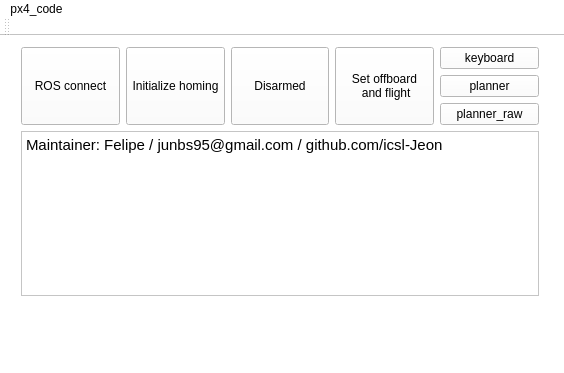
<?xml version="1.0" encoding="UTF-8"?>
<ui version="4.0">
 <class>MainWindow</class>
 <widget class="QMainWindow" name="MainWindow">
  <property name="geometry">
   <rect>
    <x>0</x>
    <y>0</y>
    <width>564</width>
    <height>373</height>
   </rect>
  </property>
  <property name="windowTitle">
   <string>px4_gcs</string>
  </property>
  <property name="styleSheet">
   <string notr="true">background-color: rgb(255, 255, 255);
selection-color: qlineargradient(spread:pad, x1:0, y1:0, x2:1, y2:0, stop:0.4689 rgba(230, 230, 230, 255), stop:1 rgba(255, 255, 255, 255));
</string>
  </property>
  <widget class="QWidget" name="centralWidget">
   <widget class="QWidget" name="verticalLayoutWidget">
    <property name="geometry">
     <rect>
      <x>10</x>
      <y>0</y>
      <width>540</width>
      <height>271</height>
     </rect>
    </property>
    <layout class="QVBoxLayout" name="verticalLayout" stretch="2,3">
     <item>
      <layout class="QHBoxLayout" name="horizontalLayout" stretch="0,0,0,0,0">
       <item>
        <widget class="QPushButton" name="pushButton_ros">
         <property name="sizePolicy">
          <sizepolicy hsizetype="Minimum" vsizetype="Preferred">
           <horstretch>0</horstretch>
           <verstretch>0</verstretch>
          </sizepolicy>
         </property>
         <property name="styleSheet">
          <string notr="true">border-color: qlineargradient(spread:pad, x1:0, y1:0, x2:1, y2:0, stop:0 rgba(0, 0, 0, 255), stop:1 rgba(255, 255, 255, 255));

</string>
         </property>
         <property name="text">
          <string>ROS connect</string>
         </property>
         <property name="checkable">
          <bool>true</bool>
         </property>
        </widget>
       </item>
       <item>
        <widget class="QPushButton" name="pushButton_init">
         <property name="sizePolicy">
          <sizepolicy hsizetype="Minimum" vsizetype="Preferred">
           <horstretch>0</horstretch>
           <verstretch>0</verstretch>
          </sizepolicy>
         </property>
         <property name="styleSheet">
          <string notr="true">border-color: qlineargradient(spread:pad, x1:0, y1:0, x2:1, y2:0, stop:0 rgba(0, 0, 0, 255), stop:1 rgba(255, 255, 255, 255));
</string>
         </property>
         <property name="text">
          <string>Initialize homing</string>
         </property>
        </widget>
       </item>
       <item>
        <widget class="QPushButton" name="pushButton_arm">
         <property name="sizePolicy">
          <sizepolicy hsizetype="Preferred" vsizetype="Preferred">
           <horstretch>0</horstretch>
           <verstretch>0</verstretch>
          </sizepolicy>
         </property>
         <property name="styleSheet">
          <string notr="true">border-color: qlineargradient(spread:pad, x1:0, y1:0, x2:1, y2:0, stop:0 rgba(0, 0, 0, 255), stop:1 rgba(255, 255, 255, 255));

</string>
         </property>
         <property name="text">
          <string>Disarmed</string>
         </property>
         <property name="checkable">
          <bool>true</bool>
         </property>
        </widget>
       </item>
       <item>
        <widget class="QPushButton" name="pushButton_offboard">
         <property name="sizePolicy">
          <sizepolicy hsizetype="Minimum" vsizetype="Preferred">
           <horstretch>0</horstretch>
           <verstretch>0</verstretch>
          </sizepolicy>
         </property>
         <property name="styleSheet">
          <string notr="true">border-color: qlineargradient(spread:pad, x1:0, y1:0, x2:1, y2:0, stop:0 rgba(0, 0, 0, 255), stop:1 rgba(255, 255, 255, 255));

</string>
         </property>
         <property name="text">
          <string>Set offboard
 and flight</string>
         </property>
         <property name="checkable">
          <bool>false</bool>
         </property>
        </widget>
       </item>
       <item>
        <layout class="QVBoxLayout" name="verticalLayout_2">
         <item>
          <widget class="QPushButton" name="pushButton_keyboard">
           <property name="text">
            <string>keyboard</string>
           </property>
           <property name="checkable">
            <bool>true</bool>
           </property>
          </widget>
         </item>
         <item>
          <widget class="QPushButton" name="pushButton_planner">
           <property name="text">
            <string>planner</string>
           </property>
           <property name="checkable">
            <bool>true</bool>
           </property>
          </widget>
         </item>
         <item>
          <widget class="QPushButton" name="pushButton_planner_raw">
           <property name="text">
            <string>planner_raw</string>
           </property>
           <property name="checkable">
            <bool>true</bool>
           </property>
          </widget>
         </item>
        </layout>
       </item>
      </layout>
     </item>
     <item>
      <widget class="QTextEdit" name="textEdit">
       <property name="sizePolicy">
        <sizepolicy hsizetype="Preferred" vsizetype="Preferred">
         <horstretch>0</horstretch>
         <verstretch>0</verstretch>
        </sizepolicy>
       </property>
       <property name="html">
        <string>&lt;!DOCTYPE HTML PUBLIC &quot;-//W3C//DTD HTML 4.0//EN&quot; &quot;http://www.w3.org/TR/REC-html40/strict.dtd&quot;&gt;
&lt;html&gt;&lt;head&gt;&lt;meta name=&quot;qrichtext&quot; content=&quot;1&quot; /&gt;&lt;style type=&quot;text/css&quot;&gt;
p, li { white-space: pre-wrap; }
&lt;/style&gt;&lt;/head&gt;&lt;body style=&quot; font-family:'Ubuntu'; font-size:11pt; font-weight:400; font-style:normal;&quot;&gt;
&lt;p style=&quot; margin-top:0px; margin-bottom:0px; margin-left:0px; margin-right:0px; -qt-block-indent:0; text-indent:0px;&quot;&gt;Maintainer: Felipe / junbs95@gmail.com / github.com/icsl-Jeon&lt;/p&gt;&lt;/body&gt;&lt;/html&gt;</string>
       </property>
      </widget>
     </item>
    </layout>
   </widget>
   <widget class="QLabel" name="label_naruto">
    <property name="geometry">
     <rect>
      <x>20</x>
      <y>280</y>
      <width>91</width>
      <height>61</height>
     </rect>
    </property>
    <property name="text">
     <string/>
    </property>
   </widget>
   <widget class="QLabel" name="label__larr">
    <property name="geometry">
     <rect>
      <x>100</x>
      <y>280</y>
      <width>141</width>
      <height>61</height>
     </rect>
    </property>
    <property name="text">
     <string/>
    </property>
   </widget>
  </widget>
  <widget class="QMenuBar" name="menuBar">
   <property name="geometry">
    <rect>
     <x>0</x>
     <y>0</y>
     <width>564</width>
     <height>22</height>
    </rect>
   </property>
   <widget class="QMenu" name="menuPx4_code">
    <property name="title">
     <string>px4_code</string>
    </property>
   </widget>
   <addaction name="menuPx4_code"/>
  </widget>
  <widget class="QToolBar" name="mainToolBar">
   <attribute name="toolBarArea">
    <enum>TopToolBarArea</enum>
   </attribute>
   <attribute name="toolBarBreak">
    <bool>false</bool>
   </attribute>
  </widget>
  <widget class="QStatusBar" name="statusBar"/>
 </widget>
 <layoutdefault spacing="6" margin="11"/>
 <resources/>
 <connections/>
</ui>
